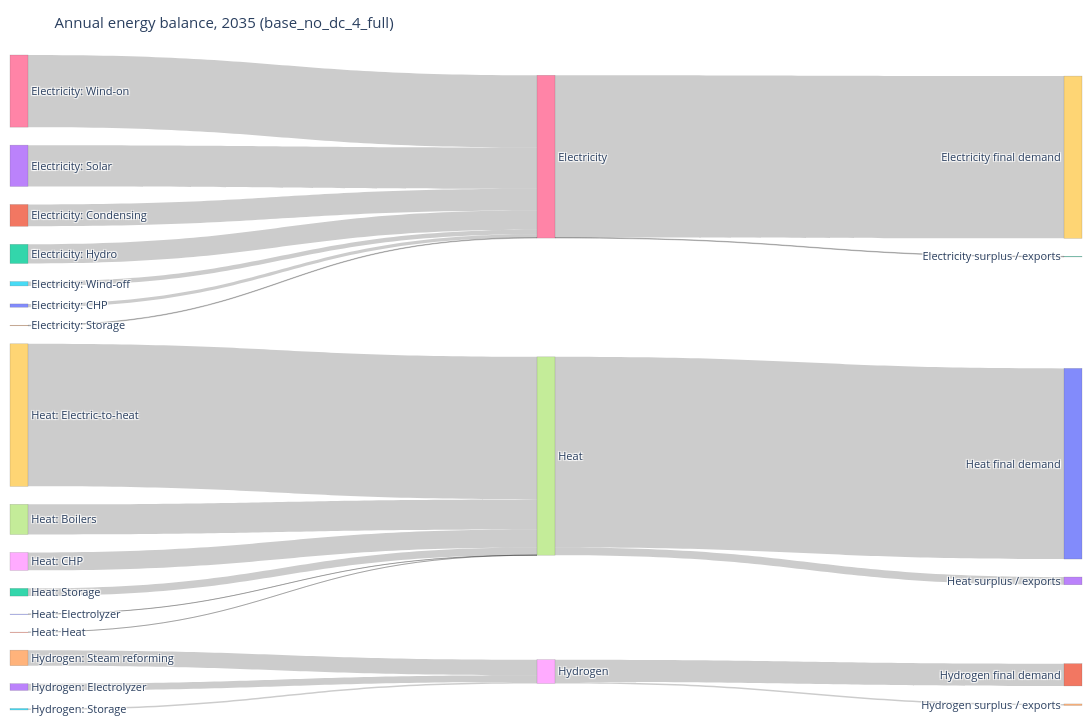

The code cell stored with this chart in its notebook:
### Code cell
# 1.6 Annual energy-balance Sankey diagram (TWh)
# Technology groups feed carriers, which feed final demand.
SANKEY_YEAR = max(get("PRO_YCRAGF")["Year"])
sankey_carriers = ["ELECTRICITY", "HEAT", "HYDROGEN"]
sankey_names = {"ELECTRICITY": "Electricity", "HEAT": "Heat", "HYDROGEN": "Hydrogen"}

sankey_pro = get("PRO_YCRAGF").query("Year == @SANKEY_YEAR and Commodity in @sankey_carriers").copy()
sankey_pro["Source"] = tech_group(sankey_pro, unpack=True)
sankey_pro = sankey_pro.groupby(["Commodity", "Source"])["Value"].sum().reset_index()

sankey_dem = pd.concat([
    get("EL_DEMAND_YCR").assign(Commodity="ELECTRICITY"),
    get("H_DEMAND_YCRA").assign(Commodity="HEAT"),
    get("H2_DEMAND_YCR").assign(Commodity="HYDROGEN"),
], ignore_index=True).query("Year == @SANKEY_YEAR and Commodity in @sankey_carriers")
sankey_dem = sankey_dem.groupby("Commodity")["Value"].sum()

source_labels = [f"{row.Commodity.title()}: {row.Source}" for row in sankey_pro.itertuples()]
carrier_labels = [sankey_names[c] for c in sankey_carriers]
sink_labels = [f"{sankey_names[c]} final demand" for c in sankey_carriers]
labels = source_labels + carrier_labels + sink_labels
carrier_index = {c: len(source_labels) + i for i, c in enumerate(sankey_carriers)}
sink_index = {c: len(source_labels) + len(carrier_labels) + i for i, c in enumerate(sankey_carriers)}
source_index = {(row.Commodity, row.Source): i for i, row in enumerate(sankey_pro.itertuples())}

links = [(source_index[(row.Commodity, row.Source)], carrier_index[row.Commodity], row.Value) for row in sankey_pro.itertuples() if row.Value > 0]
for commodity in sankey_carriers:
    supply = sankey_pro.loc[sankey_pro["Commodity"] == commodity, "Value"].sum()
    demand_value = float(sankey_dem.get(commodity, 0))
    if demand_value > 0:
        links.append((carrier_index[commodity], sink_index[commodity], demand_value))
    residual = supply - demand_value
    if residual > 1e-9:
        labels.append(f"{sankey_names[commodity]} surplus / exports")
        links.append((carrier_index[commodity], len(labels) - 1, residual))
    elif residual < -1e-9:
        labels.append(f"{sankey_names[commodity]} net imports")
        links.append((len(labels) - 1, carrier_index[commodity], -residual))

fig = go.Figure(go.Sankey(
    arrangement="snap",
    node=dict(label=labels, pad=18, thickness=18, line=dict(color="rgba(80,80,80,0.35)", width=0.5)),
    link=dict(source=[x[0] for x in links], target=[x[1] for x in links], value=[x[2] for x in links]),
))
fig.update_layout(title=f"Annual energy balance, {SANKEY_YEAR} ({SCENARIO})", height=720, width=1250,
                  font=dict(size=11), margin=dict(l=10, r=10, t=55, b=10))
fig.show()

### Figure 1 — Plotly figure (JSON) as saved in the notebook; plotly's stock layout.template omitted (floating-point values rounded to 4 significant figures)
{"data": [{"arrangement": "snap", "link": {"source": [0, 1, 2, 3, 4, 5, 6, 7, 8, 9, 10, 11, 12, 13, 14, 15, 16, 16, 17, 17, 18, 18], "target": [16, 16, 16, 16, 16, 16, 16, 17, 17, 17, 17, 17, 17, 18, 18, 18, 19, 22, 20, 23, 21, 24], "value": [106.9, 702.1, 617.9, 1328.0, 17.74, 140.7, 2319.0, 969.3, 573.5, 4582.0, 1.831, 0.974, 248.1, 217.8, 498.0, 50.26, 5214.0, 17.74, 6128.0, 248.1, 715.8, 50.26]}, "node": {"label": ["Electricity: CHP", "Electricity: Condensing", "Electricity: Hydro", "Electricity: Solar", "Electricity: Storage", "Electricity: Wind-off", "Electricity: Wind-on", "Heat: Boilers", "Heat: CHP", "Heat: Electric-to-heat", "Heat: Electrolyzer", "Heat: Heat", "Heat: Storage", "Hydrogen: Electrolyzer", "Hydrogen: Steam reforming", "Hydrogen: Storage", "Electricity", "Heat", "Hydrogen", "Electricity final demand", "Heat final demand", "Hydrogen final demand", "Electricity surplus / exports", "Heat surplus / exports", "Hydrogen surplus / exports"], "line": {"color": "rgba(80,80,80,0.35)", "width": 0.5}, "pad": 18, "thickness": 18}, "type": "sankey"}], "layout": {"font": {"size": 11}, "height": 720, "margin": {"b": 10, "l": 10, "r": 10, "t": 55}, "title": {"text": "Annual energy balance, 2035 (base_no_dc_4_full)"}, "width": 1250}}
